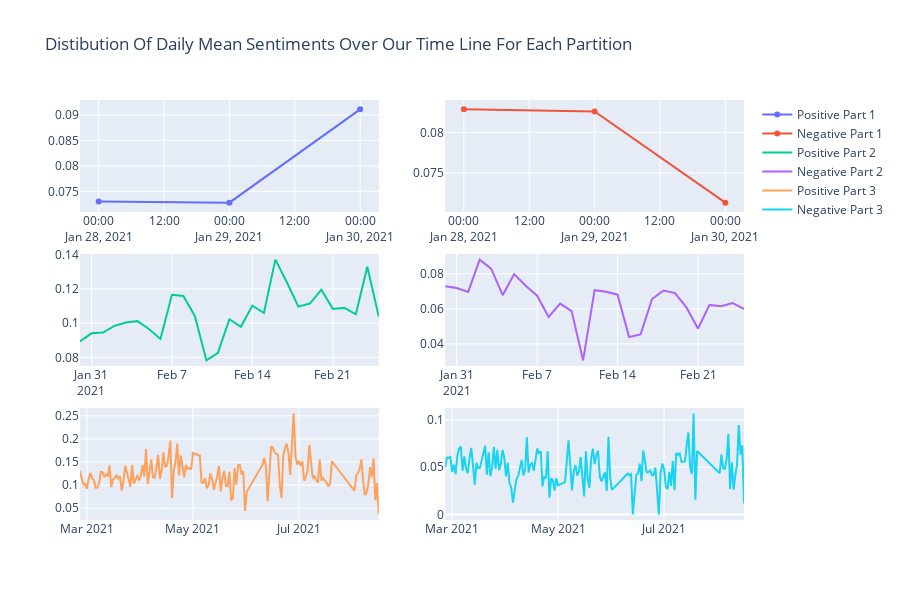

The notebook cell this image was saved under:
### Code cell
fig = make_subplots(rows=3, cols=2)

for idx,prt in enumerate(partitions):
    by_date = prt.groupby(by='date').mean().reset_index()
    fig.add_trace(
    go.Scatter(x=by_date['date'], y=by_date['Positive Sentiment'],name=f'Positive Part {idx+1}'),
    row=idx+1, col=1)
    fig.add_trace(
    go.Scatter(x=by_date['date'], y=by_date['Negative Sentiment'],name=f'Negative Part {idx+1}'),
    row=idx+1, col=2)

fig.update_layout(height=600, width=900, title_text="Distibution Of Daily Mean Sentiments Over Our Time Line For Each Partition")
fig.show()

### Figure 1 — Plotly figure (JSON) as saved in the notebook; plotly's stock layout.template omitted (floating-point values rounded to 4 significant figures; data arrays with more than 128 entries replaced by an {"elided": "..."} marker saying what was removed)
{"data": [{"name": "Positive Part 1", "x": ["2021-01-28", "2021-01-29", "2021-01-30"], "y": [0.07301, 0.07278, 0.0911], "type": "scatter", "xaxis": "x", "yaxis": "y"}, {"name": "Negative Part 1", "x": ["2021-01-28", "2021-01-29", "2021-01-30"], "y": [0.08284, 0.08259, 0.07135], "type": "scatter", "xaxis": "x2", "yaxis": "y2"}, {"name": "Positive Part 2", "x": ["2021-01-30", "2021-01-31", "2021-02-01", "2021-02-02", "2021-02-03", "2021-02-04", "2021-02-05", "2021-02-06", "2021-02-07", "2021-02-08", "2021-02-09", "2021-02-10", "2021-02-11", "2021-02-12", "2021-02-13", "2021-02-14", "2021-02-15", "2021-02-16", "2021-02-17", "2021-02-18", "2021-02-19", "2021-02-20", "2021-02-21", "2021-02-22", "2021-02-23", "2021-02-24", "2021-02-25"], "y": [0.08925, 0.09404, 0.0945, 0.09843, 0.1004, 0.1012, 0.09656, 0.09073, 0.1165, 0.1159, 0.104, 0.07821, 0.08259, 0.1023, 0.09787, 0.1102, 0.1059, 0.1371, 0.1239, 0.1096, 0.1115, 0.1196, 0.1083, 0.1089, 0.1051, 0.133, 0.1037], "type": "scatter", "xaxis": "x3", "yaxis": "y3"}, {"name": "Negative Part 2", "x": ["2021-01-30", "2021-01-31", "2021-02-01", "2021-02-02", "2021-02-03", "2021-02-04", "2021-02-05", "2021-02-06", "2021-02-07", "2021-02-08", "2021-02-09", "2021-02-10", "2021-02-11", "2021-02-12", "2021-02-13", "2021-02-14", "2021-02-15", "2021-02-16", "2021-02-17", "2021-02-18", "2021-02-19", "2021-02-20", "2021-02-21", "2021-02-22", "2021-02-23", "2021-02-24", "2021-02-25"], "y": [0.07298, 0.07189, 0.06967, 0.08814, 0.08301, 0.06781, 0.07988, 0.07317, 0.06752, 0.05538, 0.06303, 0.05872, 0.03058, 0.0707, 0.06977, 0.06811, 0.04389, 0.04541, 0.06563, 0.07052, 0.069, 0.06069, 0.0487, 0.06226, 0.06147, 0.06338, 0.05993], "type": "scatter", "xaxis": "x4", "yaxis": "y4"}, {"name": "Positive Part 3", "x": {"elided": "148 str values"}, "y": {"elided": "148 float values"}, "type": "scatter", "xaxis": "x5", "yaxis": "y5"}, {"name": "Negative Part 3", "x": {"elided": "148 str values"}, "y": {"elided": "148 float values"}, "type": "scatter", "xaxis": "x6", "yaxis": "y6"}], "layout": {"xaxis": {"anchor": "y", "domain": [0, 0.45]}, "yaxis": {"anchor": "x", "domain": [0.7333, 1]}, "xaxis2": {"anchor": "y2", "domain": [0.55, 1]}, "yaxis2": {"anchor": "x2", "domain": [0.7333, 1]}, "xaxis3": {"anchor": "y3", "domain": [0, 0.45]}, "yaxis3": {"anchor": "x3", "domain": [0.3667, 0.6333]}, "xaxis4": {"anchor": "y4", "domain": [0.55, 1]}, "yaxis4": {"anchor": "x4", "domain": [0.3667, 0.6333]}, "xaxis5": {"anchor": "y5", "domain": [0, 0.45]}, "yaxis5": {"anchor": "x5", "domain": [0, 0.2667]}, "xaxis6": {"anchor": "y6", "domain": [0.55, 1]}, "yaxis6": {"anchor": "x6", "domain": [0, 0.2667]}, "title": {"text": "Distibution Of Daily Mean Sentiments Over Our Time Line For Each Partition"}, "height": 600, "width": 900}}
